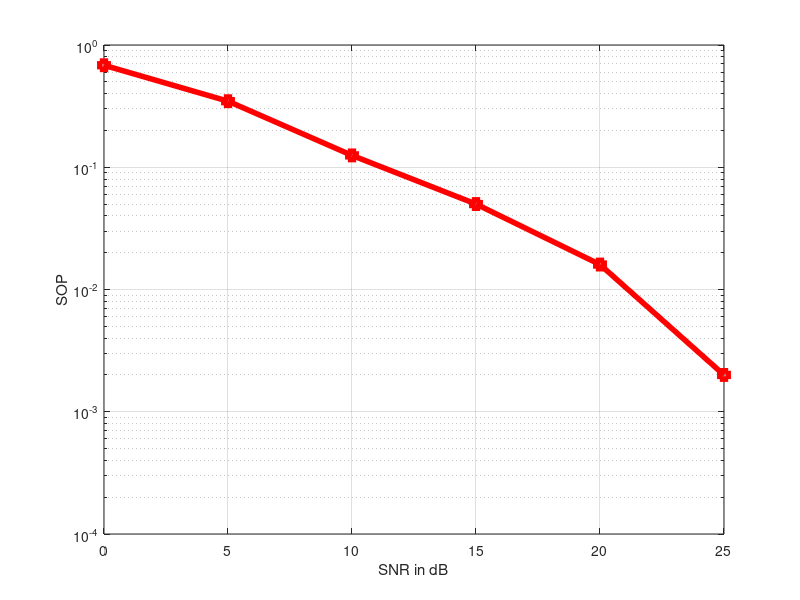

The MATLAB script that drew this image:
clear all; close all; clc;
%% Generating H and G matrices
M = 4; N = 3; K = 2;
var = 1;
e = ones(M,1);
dB = 0:5:25;
samples= 1e3;
SOP=0;
for iii = 1:samples
    gd = []; ge = [];
    H = sqrt(var/2)*(randn(N,M)+i*randn(N,M));
    G = sqrt(var/2)*(randn(K,M)+i*randn(K,M));
    for ii = 1:length(dB)
        SNR = 10^(dB(ii)/10);
        relay_set = ones(M,1);
        % case : L2 = 0
        Q = (H*e)*(H*e)';
        [u1, v1] = eig(Q);
        [~, label] = max(abs(eig(Q)));
        w = u1(:, label); % finding max eigen vector
        temp = w' * H;
        j = min(abs(temp));
        [~, jammer1] = find(abs(temp) == j);% finding node with lease w' * h
        jammer_set = zeros(M,1);
        jammer_set(jammer1) = 1;
        relay_set = 1-jammer_set;% now L2 is made 1 and L1 = 3
        %%
        % case : L2 = 1
        b = diag(jammer_set);
        H_J = H*b;
        H_R = H*(1-b);
        Q = inv(SNR*H_J*H_J' + eye(N)) * SNR*(H_R*e)*(H_R*e)';
        [u2, v2] = eig(Q);
        [~, label] = max(abs(eig(Q)));
        w = u2(:, label); % finding max eigen vector
        temp = w'*H_R;
        temp1 = abs(temp);
        temp1(jammer1) = 1000;
        j = min(abs(temp1));
        
        [~, jammer2] = find(abs(w' * H_R) == j);% finding node with lease w' * h
        jammer_set(jammer2(1,length(jammer2))) = 1;% If there are more than one node with min w'* H, then we choose the one closest to the destination as the jammer
        relay_set = 1-jammer_set;
        %%
        % case : L2 = 2
%         b = diag(jammer_set);
%         H_J = H*b;
%         H_R = H*(1-b);
%         Q = inv(SNR*H_J*H_J' + eye(N)) * SNR*(H_R*e)*(H_R*e)';
%         [u3, v3] = eig(Q);
%         [~, label] = max(abs(eig(Q)));
%         w = u3(:, label); % finding max eigen vector
%         temp = w'*H_R;
%         temp1 = abs(temp);
%         for i = 1:length(jammer_set)
%             if(jammer_set(i, 1) == 1)
%                 temp1(1, i) = 1000;
%             end
%         end
%         [~, jammer3] = min(temp1);
%         jammer_set(jammer3(1,length(jammer3))) = 1;
%         relay_set = 1 - jammer_set;
        
        %%
        H_R = H*diag(relay_set);
        H_J = H*diag(jammer_set);
        Q = inv(SNR*H_J*H_J' + eye(N)) * SNR*(H_R*e)*(H_R*e)';
        gd_temp = max(abs(eig(Q)));
        
        [~,L2] = find(jammer_set==1);
        [~,L1] = find(relay_set==1);
        ge_num = G(:, L1);
        ge_denom = G(:, L2);
        ge_num = abs(sum(ge_num)).^2;
        ge_denom = sum(abs(ge_denom).^2);
        ge_temp = max(SNR*ge_num./(1+ge_denom*SNR));
        
        gd = [gd gd_temp];
        ge = [ge ge_temp];
    end
    R=max(0.5* (log2(1+gd)-log2(1+ge)),0);
    Ri=(R<1);
    SOP = SOP+Ri;
end
%%
Pout = SOP/samples;
semilogy(dB, Pout,'-sr','LineWidth',4);
hold on; grid on;
ylim([10^-4 1]);
xlabel("SNR in dB");
ylabel("SOP");
